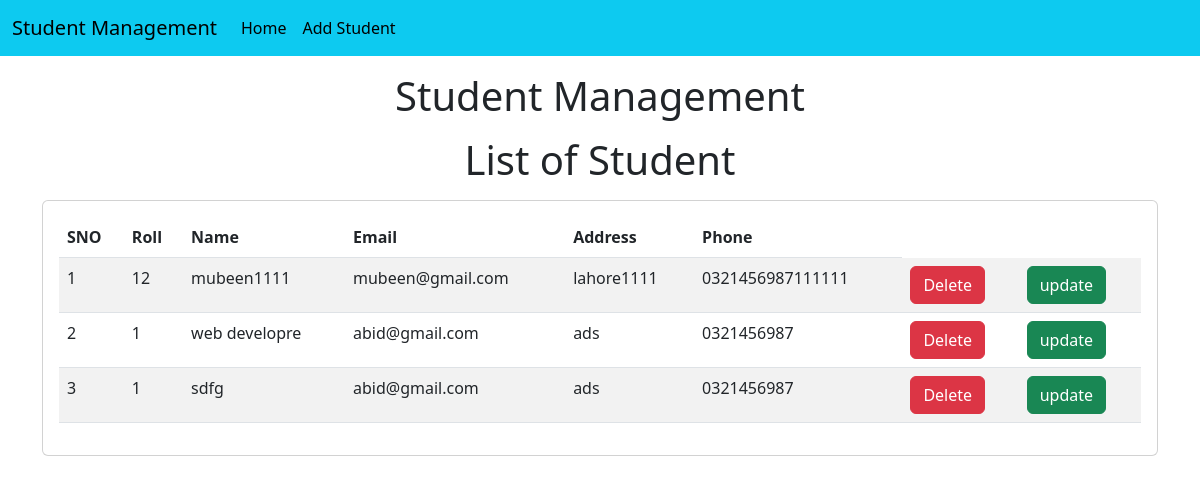
The page / on the database its author committed.
### crudstd/models.py (models this page shows)
class Student(models.Model):
    roll=models.CharField(max_length=100)
    name=models.CharField(max_length=50)
    email=models.CharField(max_length=50)
    address=models.CharField(max_length=50)
    phone=models.CharField(max_length=50)

### crudstd/views.py (the view)
# urls.py: path('',home,name='home'),
def home(request):
    std=Student.objects.all()
    return render(request,"std/home.html",{'std':std})

### templates/std/home.html (shortened to what this page needs)
<!doctype html>
<html lang="en">
  <head>
    <link href="https://cdn.jsdelivr.net/npm/bootstrap@5.3.0-alpha1/dist/css/bootstrap.min.css" rel="stylesheet">
  </head>
  <body>
    {% include 'std/navbar.html' %}
    <h1 class="text-center my-3">Student Management</h1>
    <h1 class="text-center my-3">List of Student</h1>
    <div class="container">
        <div class="row">
            <div class="col-md-12">
                <div class="card">
                    <div class="card-body">
                        <table class="table table-striped">
                            <thead>
                                <tr>
                                    <th>SNO</th>
                                    <th>Roll</th>
                                    <th>Name</th>
                                    <th>Email</th>
                                    <th>Address</th>
                                    <th>Phone</th>
                                </tr>
                            </thead>
                            <tbody>
                                {% for s in std %}
                                <tr>
                                    <td>
                                        {{forloop.counter}}
                                    </td>
                                    <td>{{s.roll}}</td>
                                    <td>{{s.name}}</td>
                                    <td>{{s.email}}</td>
                                    <td>{{s.address}}</td>
                                    <td>{{s.phone}}</td>
                                    <td><a href="{% url 'delete_std' s.id %}" class="btn btn-danger md-sm">Delete</a></td>
                                    <td><a href="{% url 'update_std' s.id %}" class="btn btn-success md-sm">update</a></td>
                                </tr>
                                {% endfor %}
                            </tbody>
                        </table>
                    </div>
                </div>
            </div>
        </div>
    </div>
  </body>
</html>

### templates/std/navbar.html (shortened to what this page needs)
<nav class="navbar navbar-expand-lg  bg-info">
    <div class="container-fluid">
      <a class="navbar-brand" href="{% url 'home' %}">Student Management</a>
      <div class="collapse navbar-collapse" id="navbarSupportedContent">
        <ul class="navbar-nav me-auto mb-2 mb-lg-0">
            <li class="nav-item">
                <a class="nav-link active" aria-current="page" href="#">Home</a>
              </li>
            <li class="nav-item">
            <a class="nav-link active" aria-current="page" href="{% url 'std_add' %}">Add Student</a>
          </li>
      </div>
    </div>
  </nav>

### rows shown on the page
Student: roll "12", name "mubeen1111", email "mubeen@gmail.com", address "lahore1111", phone "0321456987111111"
Student: roll "1", name "web developre", email "abid@gmail.com", address "ads", phone "0321456987"
Student: roll "1", name "sdfg", email "abid@gmail.com", address "ads", phone "0321456987"
